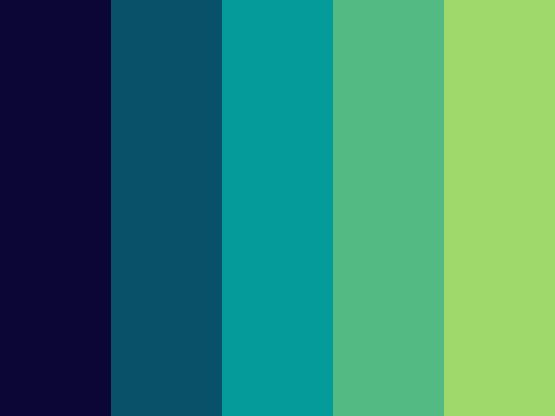
%> input picture Data/blue-green.jpg, 555 x 416 px
$ octave main.m   (GNU Octave 9; MATLAB toolbox functions it lacks are replaced by stand-ins)
%> lines starting %> are read from the running program, lines starting %| are printed output that depends on the picture; in (x1, y1, x2, y2) boxes, pixels count from 0 and x2, y2 are one past the last pixel; in counts of white or black regions, pixels touching at a corner belong together; the program's own positions count from 1
### Code/inpainting.m
% Inpainting via Criminski Algorithm

function [inpaintedImg,C,D] = inpainting(origImg,mask,psz)

% error check
if ~ismatrix(mask); error('Invalid mask'); end
if sum(sum(mask~=0 & mask~=1))>0; error('Invalid mask'); end
if mod(psz,2)==0; error('Patch size psz must be odd.'); end

fillRegion = mask;

origImg = im2double(origImg);
img = origImg;
ind = img2ind(img);
sz = [size(img,1) size(img,2)];
sourceRegion = ~fillRegion;

% Initialize isophote values
[Ix(:,:,3), Iy(:,:,3)] = gradient(img(:,:,3));
[Ix(:,:,2), Iy(:,:,2)] = gradient(img(:,:,2));
[Ix(:,:,1), Iy(:,:,1)] = gradient(img(:,:,1));
Ix = sum(Ix,3)/(3*255); Iy = sum(Iy,3)/(3*255);
temp = Ix; Ix = -Iy; Iy = temp;  % Rotate gradient 90 degrees

% Initialize confidence and data terms
C = im2double(sourceRegion);
D = repmat(-.1,sz);
iter = 1;

% Seed 'rand' for reproducible results (good for testing)
rand('state',0);

% Loop until entire fill region has been covered
while any(fillRegion(:))
  % Find contour & normalized gradients of fill region
  fillRegionD = im2double(fillRegion);
  dR = find(conv2(fillRegionD,[1,1,1;1,-8,1;1,1,1],'same')>0);

  [Nx,Ny] = gradient(im2double(~fillRegion));
  N = [Nx(dR(:)) Ny(dR(:))];
  N = normr(N);
  N(~isfinite(N))=0; % handle NaN and Inf

  % Compute confidences along the fill front
  for k=dR'
    Hp = getpatch(sz,k,psz);
    q = Hp(~(fillRegion(Hp))); % fillRegion
    C(k) = sum(C(q))/numel(Hp);
  end

  % Compute patch priorities = confidence term * data term
  D(dR) = abs(Ix(dR).*N(:,1)+Iy(dR).*N(:,2)) + 0.001;
  priorities = C(dR).* D(dR);

  % Find patch with maximum priority, Hp
  [~,ndx] = max(priorities(:));
  p = dR(ndx(1));
  [Hp,rows,cols] = getpatch(sz,p,psz);
  toFill = fillRegion(Hp);

  % Find exemplar that minimizes error, Hq
  Hq = bestexemplar(img,img(rows,cols,:),toFill',sourceRegion);

  % Update fill region
  toFill = logical(toFill);
  fillRegion(Hp(toFill)) = false;

  % Propagate confidence & isophote values
  C(Hp(toFill))  = C(p);
  Ix(Hp(toFill)) = Ix(Hq(toFill));
  Iy(Hp(toFill)) = Iy(Hq(toFill));

  % Copy image data from Hq to Hp
  ind(Hp(toFill)) = ind(Hq(toFill));
  img(rows,cols,:) = ind2img(ind(rows,cols),origImg);

  iter = iter+1;

  imshow(img .* (repmat(fillRegion,1,1,3)==0));
  p = 100*sum(sum(fillRegion))/ (size(fillRegion,1) * size(fillRegion, 2))
  'Percent Inpainting Remaining = '
  p
end
'Done ImPainting'
inpaintedImg = img;


%---------------------------------------------------------------------
% Scans over the entire image (with a sliding window)
%---------------------------------------------------------------------
% [4 lines left out: function bestexemplar, not called in this run]


%---------------------------------------------------------------------
% Returns the indices for a psz x psz patch centered at pixel p.
%---------------------------------------------------------------------
% [5 lines left out: function getpatch, not called in this run]

%---------------------------------------------------------------------
% Converts the (rows,cols) subscript-style indices to Colunm major form
%---------------------------------------------------------------------
% [4 lines left out: function sub2ndx, not called in this run]


%---------------------------------------------------------------------
% Converts an indexed image into an RGB image
%---------------------------------------------------------------------
function img2 = ind2img(ind,img)
for i=3:-1:1, temp=img(:,:,i); img2(:,:,i)=temp(ind); end;


%---------------------------------------------------------------------
% Converts an RGB image into a indexed image
%---------------------------------------------------------------------
function ind = img2ind(img)
s=size(img); ind=reshape(1:s(1)*s(2),s(1),s(2));

### Code/main.m
%% Image InPainting based on Exemplar method
clear
clc
psz = 9;

FolderPath = 'Images';
ImageName = 'blue-green.jpg';
img = imread(fullfile(FolderPath,ImageName));
%> img is the input picture: size 416x555x3 uint8; mean R, G, B 53.6, 129, 110.2
mask = ones(416, 555);
mask(150:180, 430:460) = 0;
mask(280:310, 320:350) = 0;
maskedImg = img .* uint8(repmat(mask == 0, 1, 1, 3));
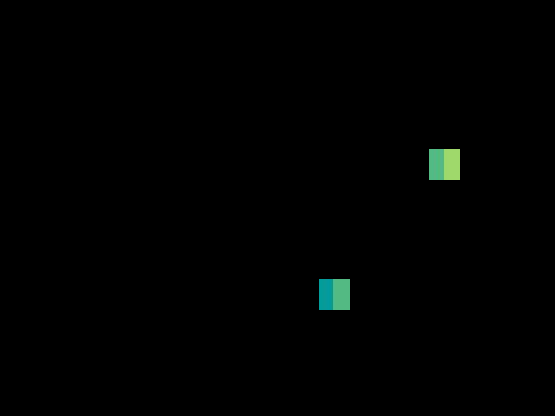
%> maskedImg: size 416x555x3 uint8; mean R, G, B 0.7, 1.6, 1.1

[imgInpainted, Confidence, Data] = inpainting(img, logical(~mask), psz);
%> in inpainting, `ind = img2ind(img);`:
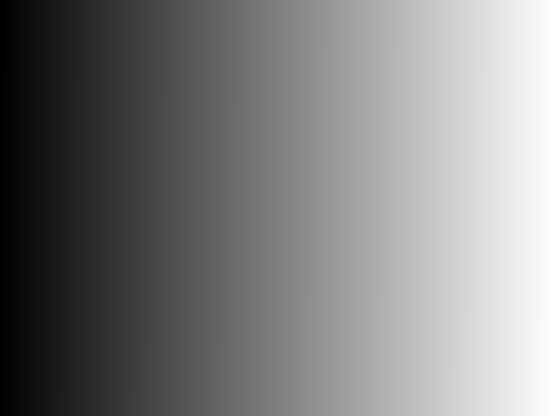
%> ind: size 416x555 double; min 1, max 230880, mean 115440.5; drawn with min black and max white
%> in inpainting, `[Ix(:,:,3), Iy(:,:,3)] = gradient(img(:,:,3));`:
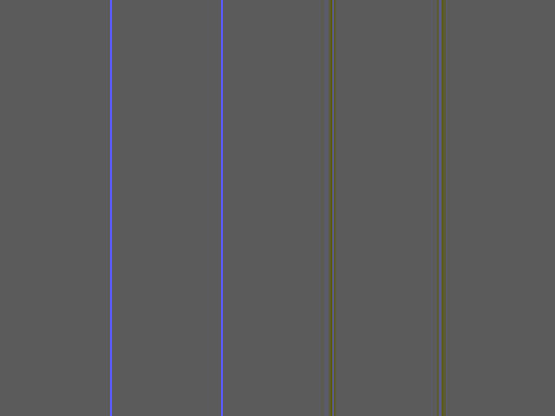
%> Ix: size 416x555x3 double; mean R, G, B 0, 0, 0.000374; drawn with min black and max white
%> in inpainting, `[Ix(:,:,3), Iy(:,:,3)] = gradient(img(:,:,3));`: Iy: size 416x555x3 double; every value is 0
%> in inpainting, `[Ix(:,:,2), Iy(:,:,2)] = gradient(img(:,:,2));`:
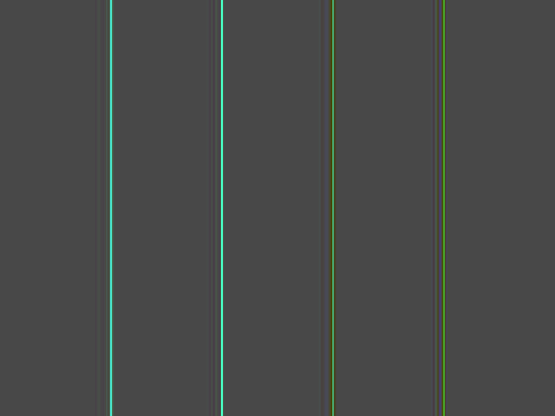
%> Ix: size 416x555x3 double; 11.71% of pixels changed, all inside (x1, y1, x2, y2) = (95, 0, 450, 416); drawn with min black and max white
%> in inpainting, `[Ix(:,:,1), Iy(:,:,1)] = gradient(img(:,:,1));`:
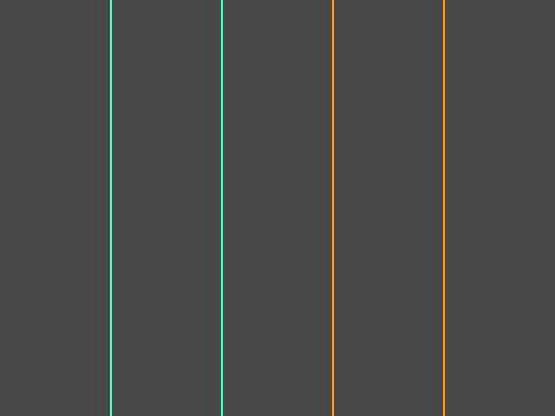
%> Ix: size 416x555x3 double; 13.15% of pixels changed, all inside (x1, y1, x2, y2) = (95, 0, 448, 416); drawn with min black and max white
%> in inpainting, `Ix = sum(Ix,3)/(3*255)`:
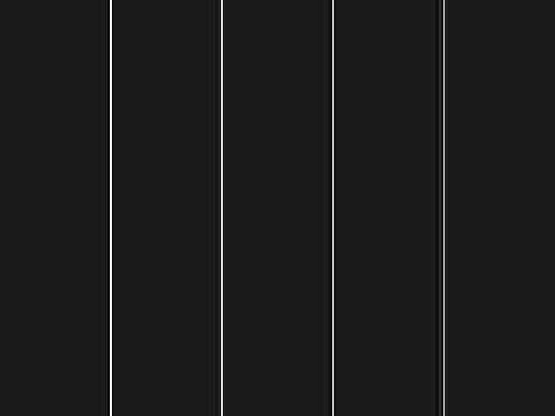
%> Ix: size 416x555 double; min -4.1e-05, max 0.000356, mean 3.8e-06; drawn with min black and max white
%> in inpainting, `Iy = sum(Iy,3)/(3*255)`: Iy: size 416x555 double; every value is 0
%> in inpainting, `Ix = -Iy`: Ix: size 416x555 double; every value is 0
%> the run ends on the next line
